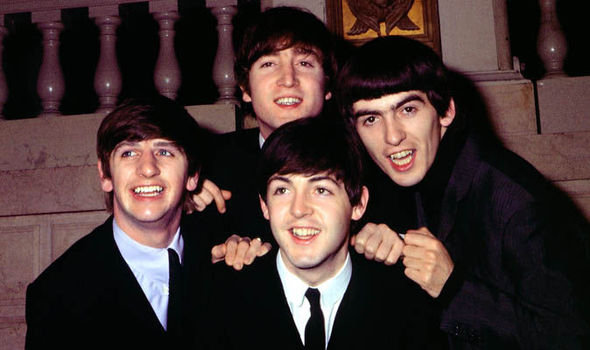
#> input picture beatles.jpg, 590 x 350 px
$ jupyter execute face_detectrion.ipynb
#> lines starting #> are read from the running program, lines starting #| are printed output that depends on the picture
[cell 1]
import numpy as np
import cv2

face_cascade = cv2.CascadeClassifier('haarcascade_frontalface_default.xml')
eye_cascade = cv2.CascadeClassifier('haarcascade_eye.xml')
smile_cascade = cv2.CascadeClassifier('haarcascade_smile.xml')

img = cv2.imread('beatles.jpg')
#> img is the input picture: shape (350, 590, 3); mean B, G, R 47.4, 49.1, 65.8
gray = cv2.cvtColor(img, cv2.COLOR_BGR2GRAY)
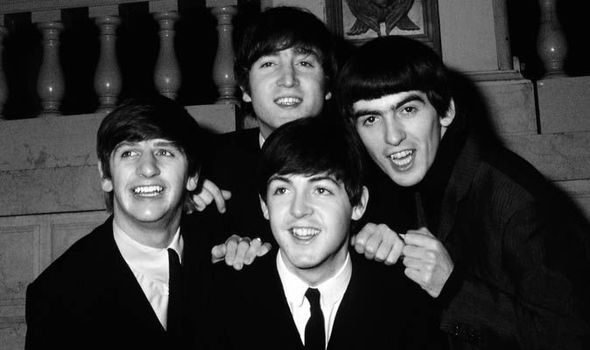
#> gray: shape (350, 590); min 0, max 255, mean 53.8

faces = face_cascade.detectMultiScale(gray, 1.4, 5)
#> faces = [[241, 31, 92, 92], [345, 78, 92, 92], [103, 121, 92, 92], [258, 159, 92, 92]]
for (x,y,w,h) in faces:
    #img = cv2.rectangle(img,(x,y),(x+w,y+h),(255,0,0),2)
    roi_gray = gray[y:y+h, x:x+w]
    roi_color = img[y:y+h, x:x+w]
    #eyes = eye_cascade.detectMultiScale(roi_gray)
    #for (ex,ey,ew,eh) in eyes:
    #    cv2.rectangle(roi_color,(ex,ey),(ex+ew,ey+eh),(0,255,0),2)
    smile = smile_cascade.detectMultiScale(roi_gray, 3.5)
    for (sx,sy,sw,sh) in smile:
        cv2.rectangle(roi_color,(sx,sy),(sx+sw,sy+sh),(0,0,255),2)
#> this loop made 4 passes
#> (x, y, smile) on passes 1 to 4: (241, 31, [[29, 62, 36, 18]]), (345, 78, [[36, 68, 36, 18]]), (103, 121, [[25, 60, 36, 18]]), (258, 159, [[27, 64, 36, 18]])
#> pass 1, `roi_gray = gray[y:y+h, x:x+w]`:
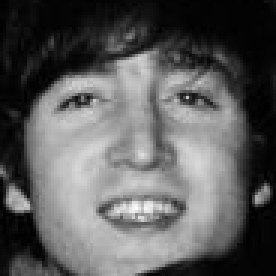
#> roi_gray: shape (92, 92) (shown 3 times larger); min 0, max 252, mean 91.6
#> pass 1, `roi_color = img[y:y+h, x:x+w]`:
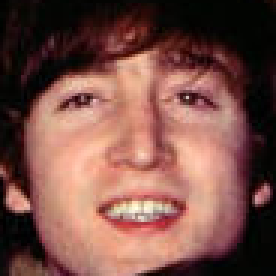
#> roi_color: shape (92, 92, 3) (shown 3 times larger); mean B, G, R 71.7, 80, 121.9
#> pass 2, `roi_gray = gray[y:y+h, x:x+w]`:
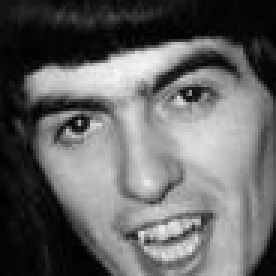
#> roi_gray: shape (92, 92) (shown 3 times larger); min 0, max 250, mean 100.4
#> pass 2, `roi_color = img[y:y+h, x:x+w]`:
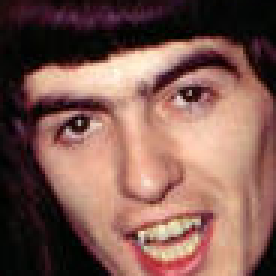
#> roi_color: shape (92, 92, 3) (shown 3 times larger); mean B, G, R 81.4, 90.3, 127.4
#> after the loop:
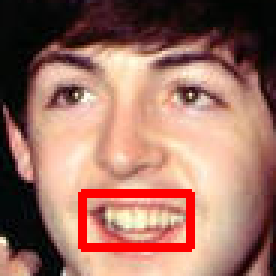
#> roi_color: shape (92, 92, 3) (shown 3 times larger); mean B, G, R 99.7, 113.2, 158.1
#> after the loop:
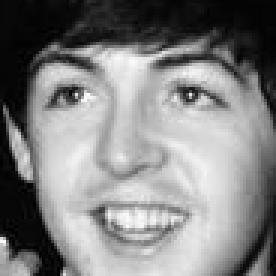
#> roi_gray: shape (92, 92) (shown 3 times larger); min 0, max 252, mean 129.7

cv2.imshow('img',img)
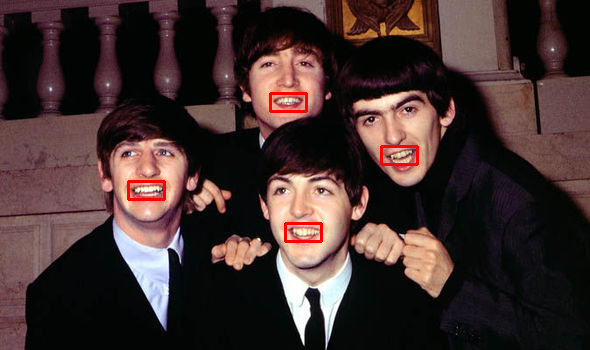
#> window 'img': shape (350, 590, 3); mean B, G, R 46.5, 48.1, 66
cv2.waitKey(0)
cv2.destroyAllWindows()

$ run again, with abba.jpg copied over beatles.jpg
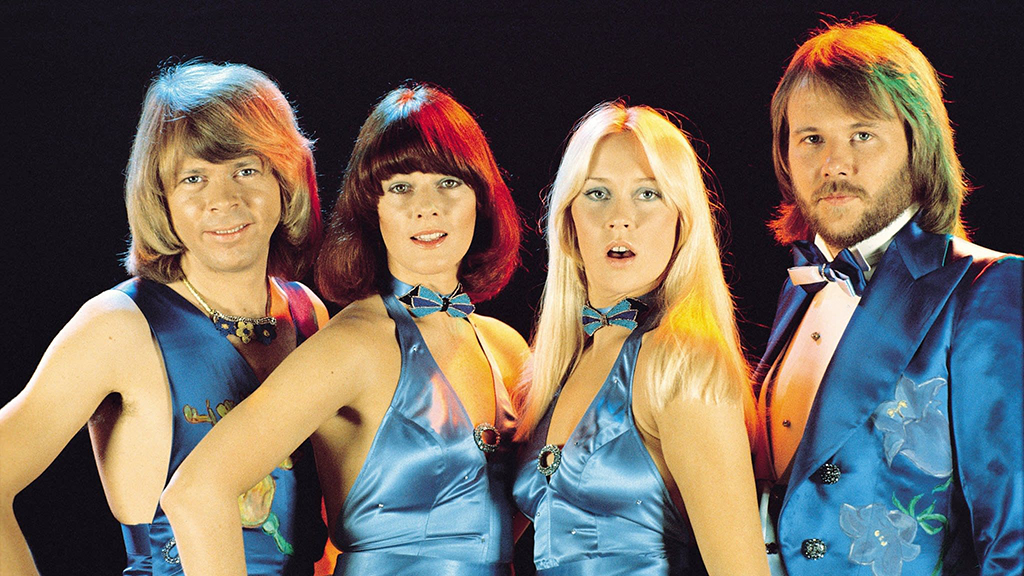
#> input picture abba.jpg, 1024 x 576 px
#> img is the input picture: shape (576, 1024, 3); mean B, G, R 92.5, 102.1, 111.5
#> `gray = cv2.cvtColor(img, cv2.COLOR_BGR2GRAY)`:
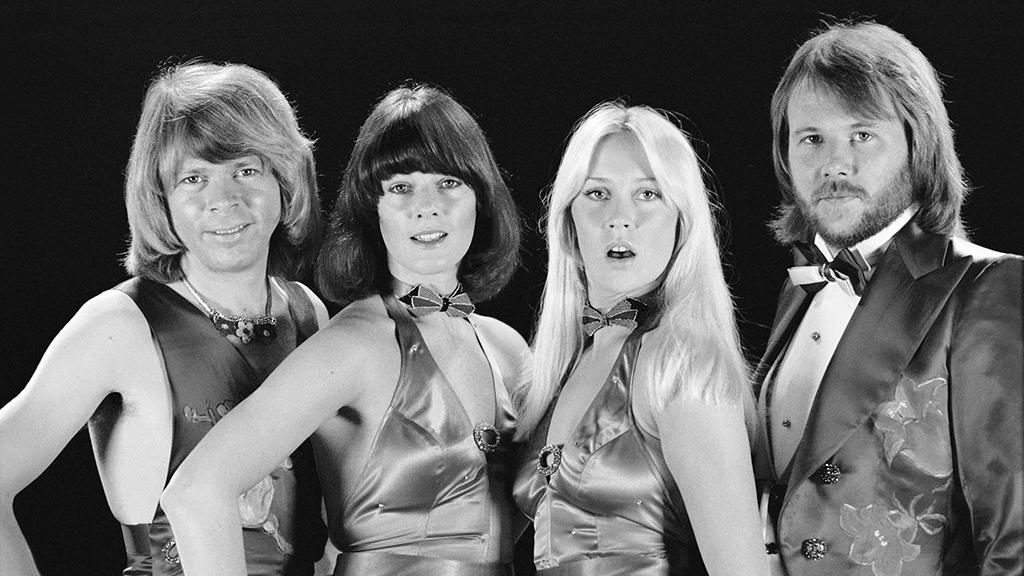
#> gray: shape (576, 1024); min 0, max 255, mean 103.9
#> faces = [[772, 90, 129, 129], [361, 143, 129, 129]]
#> the loop `for (x,y,w,h) in faces:` made 2 passes
#> after the loop `for (x,y,w,h) in faces:`:
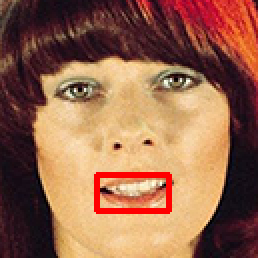
#> roi_color: shape (129, 129, 3) (shown 2 times larger); mean B, G, R 77.1, 102, 149.7
